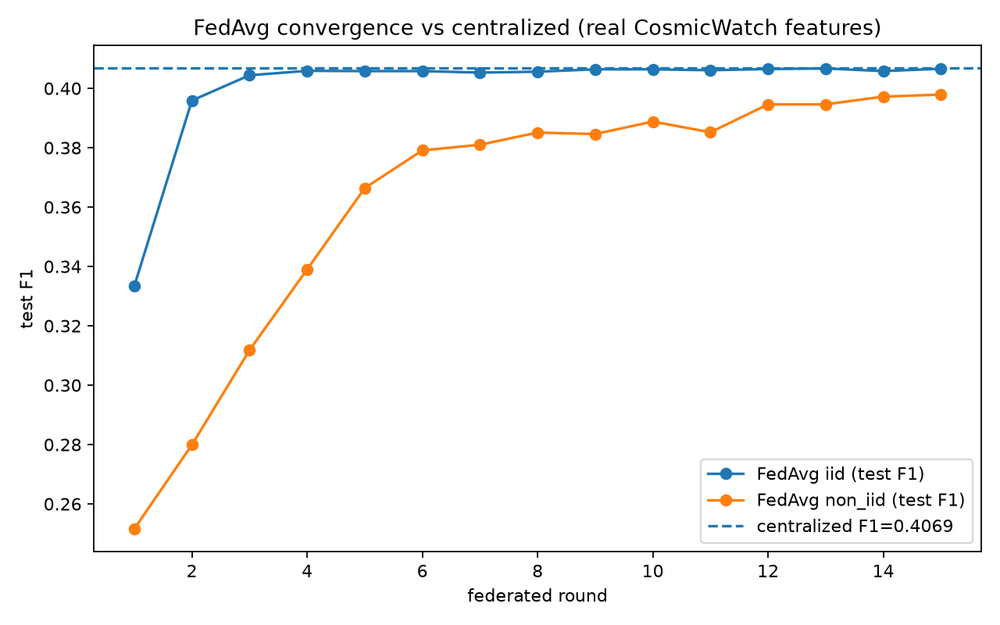
#> input picture plots_fl/fl_convergence.png, 1000 x 625 px, shrunk from 1280 x 800 before the run
$ python make_onepager.py
#> lines starting #> are read from the running program, lines starting #| are printed output that depends on the picture
#!/usr/bin/env python3
"""Compose a one-page presentation PDF from the verified results (numbers pulled live)."""
import json
import os

os.environ.setdefault("MPLCONFIGDIR", "/tmp/matplotlib")
import matplotlib
matplotlib.use("Agg")
import matplotlib.image as mpimg
import matplotlib.pyplot as plt
from matplotlib.gridspec import GridSpec

edge = json.load(open("edge_ai_experiment_full.json"))
#> (reads edge_ai_experiment_full.json from the repository)
fl = json.load(open("fl_simulation_results.json"))
#> (reads fl_simulation_results.json from the repository)

adc = edge["baselines"]["adc_threshold"]["test"]["f1"]
mlp = edge["models"]["mlp"]["test"]["f1"]
snn = edge["models"]["snn"]["test"]["f1"]
snn_bytes = edge["models"]["snn"]["size"]["int8_bytes"]
rows = edge["data"]["rows"]
rate = edge["data"]["coincident_rate"]

cen = fl["centralized"]["test"]["f1"]
iid = fl["iid"]["federated"]["test"]["f1"]
non = fl["non_iid"]["federated"]["test"]["f1"]
loc = fl["non_iid"]["local_only"]["mean_f1"]
comm = fl["communication"]
ratio = comm["federated_vs_centralized_ratio"]
fold = 1.0 / ratio

INK = "#1a1a1a"
BLUE = "#23508c"
GREY = "#555555"

fig = plt.figure(figsize=(8.5, 11))
fig.patch.set_facecolor("white")
gs = GridSpec(6, 2, figure=fig, height_ratios=[0.9, 1.25, 1.25, 1.15, 1.7, 0.45],
              hspace=0.55, wspace=0.12, left=0.07, right=0.93, top=0.96, bottom=0.04)


def panel(ax):
    ax.axis("off")
    ax.set_xlim(0, 1)
    ax.set_ylim(0, 1)
    return ax


# ---- Title ----
ax = panel(fig.add_subplot(gs[0, :]))
ax.text(0, 0.80, "Edge + Network Learning for Low-Cost Cosmic-Ray Sensor Arrays",
        fontsize=13.5, fontweight="bold", color=INK, va="top")
ax.text(0, 0.30, "CosmicWatch / CREDO prototype — verified against the live Elasticsearch index "
        "(credo-detections, 3,437,063 docs)", fontsize=9.5, color=GREY, va="top")
ax.plot([0, 1], [0.02, 0.02], color=BLUE, lw=2)
ax.set_xlim(0, 1)
ax.set_ylim(0, 1)

# ---- Data reality ----
ax = panel(fig.add_subplot(gs[1, 0]))
ax.text(0, 1.0, "Data reality (verified live)", fontsize=11.5, fontweight="bold", color=BLUE, va="top")
ax.text(0, 0.74,
        "•  1 timestamped device  (cosmicwatch-001)\n"
        "•  0 lat/lon on CosmicWatch rows\n"
        "•  0 days with multi-source overlap\n"
        "•  coincident = hardware weak label (intra-unit)",
        fontsize=9.5, color=INK, va="top", linespacing=1.6)
ax.text(0, 0.02, "⇒ supports real edge inference; NOT a real\n   synchronized multi-node network yet",
        fontsize=8.8, color=GREY, va="top", style="italic", linespacing=1.4)

# ---- What's real vs simulated ----
ax = panel(fig.add_subplot(gs[1, 1]))
ax.text(0, 1.0, "Real  vs  Simulation", fontsize=11.5, fontweight="bold", color=BLUE, va="top")
ax.text(0, 0.78,
        "REAL now:\n"
        "  • SNN/MLP edge inference on real events\n"
        "SIMULATION only (mechanics, synthetic labels):\n"
        "  • GNN network correlation\n"
        "  • Federated learning across clients",
        fontsize=9.1, color=INK, va="top", linespacing=1.5)
ax.text(0, -0.06, "Blocker is DATA, not modeling.", fontsize=8.6, color=GREY, va="top", style="italic")

# ---- Edge result ----
ax = panel(fig.add_subplot(gs[2, 0]))
ax.text(0, 1.0, "Real-data edge result", fontsize=11.5, fontweight="bold", color=BLUE, va="top")
ax.text(0, 0.74,
        f"Jan 23–24  ·  {rows:,} events  ·  {rate*100:.1f}% coincident",
        fontsize=8.8, color=INK, va="top")
ax.text(0, 0.52,
        f"  ADC threshold   F1 = {adc}\n"
        f"  Tiny MLP        F1 = {mlp}\n"
        f"  Tiny SNN        F1 = {snn}  ({snn_bytes} B)",
        fontsize=9.2, color=INK, va="top", linespacing=1.5, family="monospace")
ax.text(0, -0.04, "Headline: SNN footprint, not a record metric.", fontsize=8.4, color=GREY,
        va="top", style="italic")

# ---- FL result ----
ax = panel(fig.add_subplot(gs[2, 1]))
ax.text(0, 1.0, "Federated learning (simulation)", fontsize=11.5, fontweight="bold", color=BLUE, va="top")
ax.text(0, 0.72,
        f"  Centralized        F1 = {cen}\n"
        f"  Federated (IID)    F1 = {iid}   ← matches\n"
        f"  Federated (non-IID)F1 = {non}\n"
        f"  Local-only (n-IID) F1 = {loc}   ← collapses",
        fontsize=9.4, color=INK, va="top", linespacing=1.5, family="monospace")
ax.text(0, 0.0, f"~{fold:.0f}× less data moved; no raw data shipped.", fontsize=8.6,
        color=GREY, va="top", style="italic")

# ---- Three claims band ----
ax = panel(fig.add_subplot(gs[3, :]))
ax.text(0, 1.0, "Three defensible claims", fontsize=11.5, fontweight="bold", color=BLUE, va="top")
ax.text(0, 0.66,
        "1.  Federated training recovers centralized accuracy on IID data.\n"
        "2.  Federated beats train-alone under non-IID skew  —  the reason to collaborate.\n"
        f"3.  Federation moves ~{fold:.0f}× less data and never ships raw events  —  bandwidth + privacy.",
        fontsize=9.6, color=INK, va="top", linespacing=1.7)

# ---- Plots ----
for col, name, title in [(0, "plots_fl/fl_convergence.png", "FedAvg vs centralized"),
                         (1, "plots_fl/fl_communication.png", "Communication cost")]:
    ax = fig.add_subplot(gs[4, col])
    ax.imshow(mpimg.imread(name))
    ax.axis("off")
    ax.set_title(title, fontsize=9, color=GREY)

# ---- Footer ----
ax = panel(fig.add_subplot(gs[5, :]))
ax.text(0, 0.9, "Path to publishing", fontsize=10.5, fontweight="bold", color=BLUE, va="top")
ax.text(0, 0.45,
        "Tier A (now): data-readiness + real edge prototype + honest FL/GNN simulations → workshop / demo.    "
        "Tier B (needs data): real synchronized multi-node data OR full CREDO image set → conference / journal.",
        fontsize=8.4, color=INK, va="top", linespacing=1.4, wrap=True)

fig.savefig("CosmicWatch_OnePager.pdf", dpi=200)
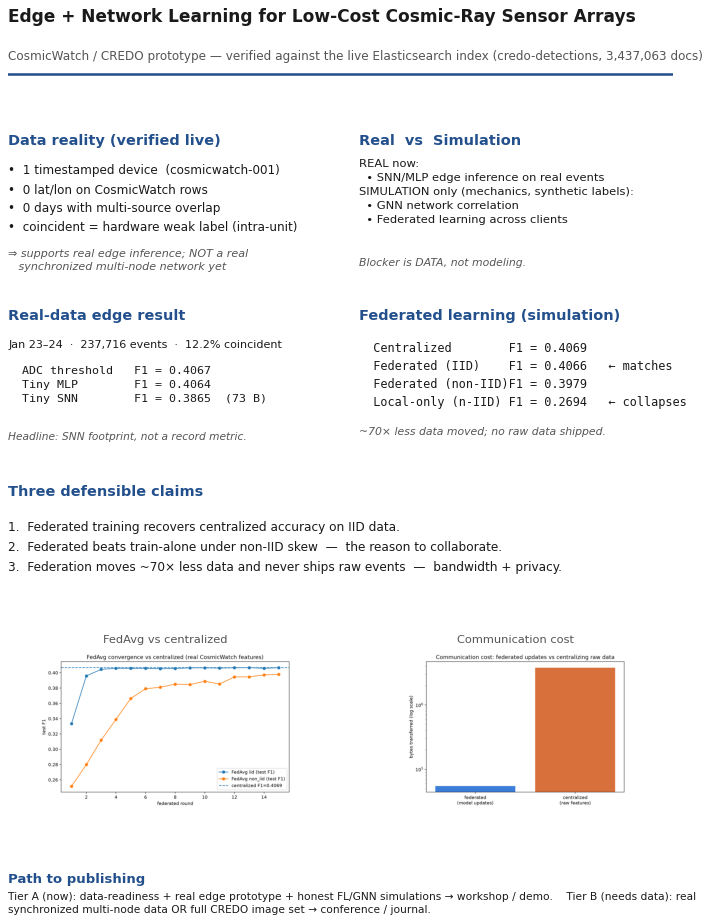
#> figure drawn by matplotlib, 3 panels
print("Wrote CosmicWatch_OnePager.pdf")
